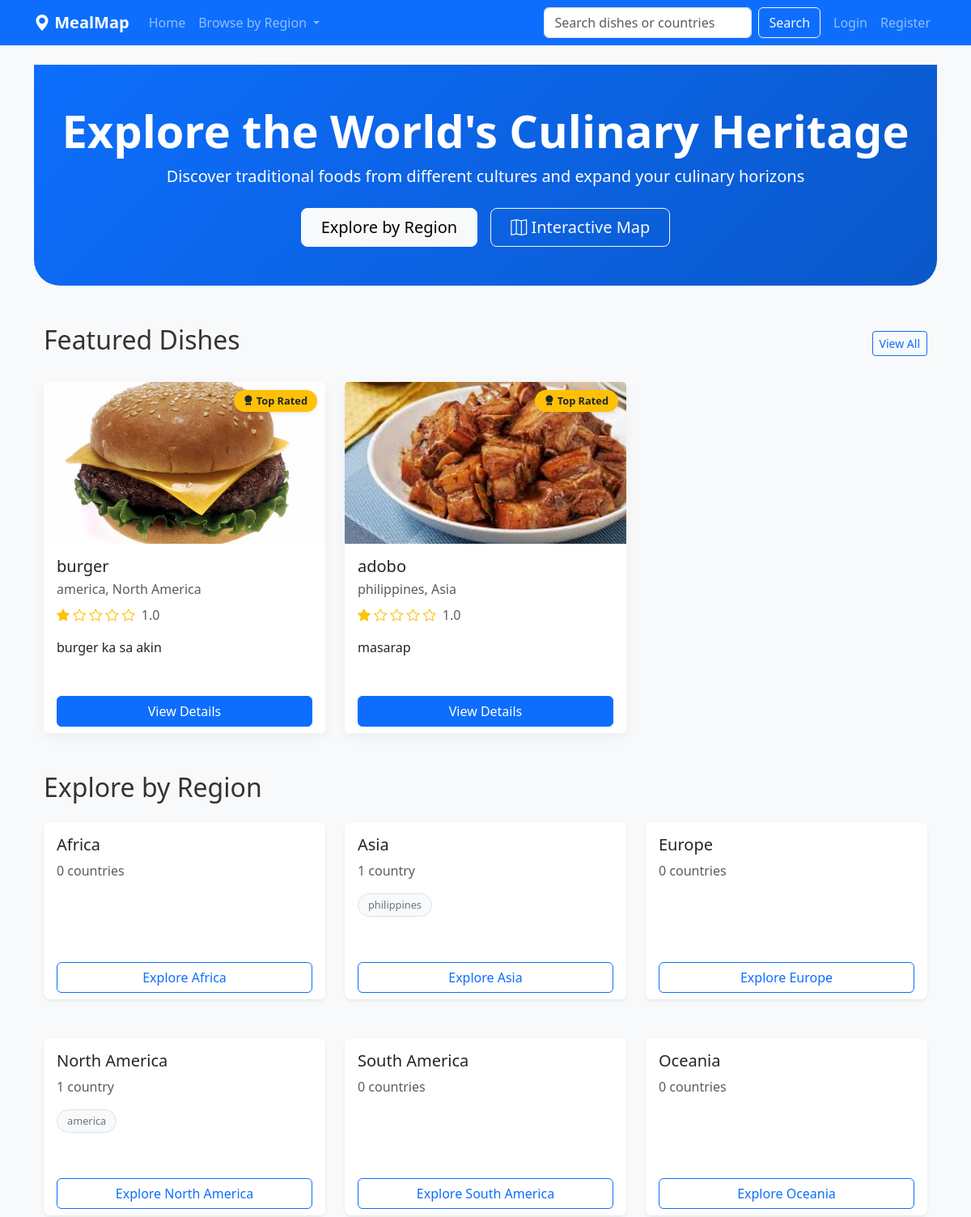
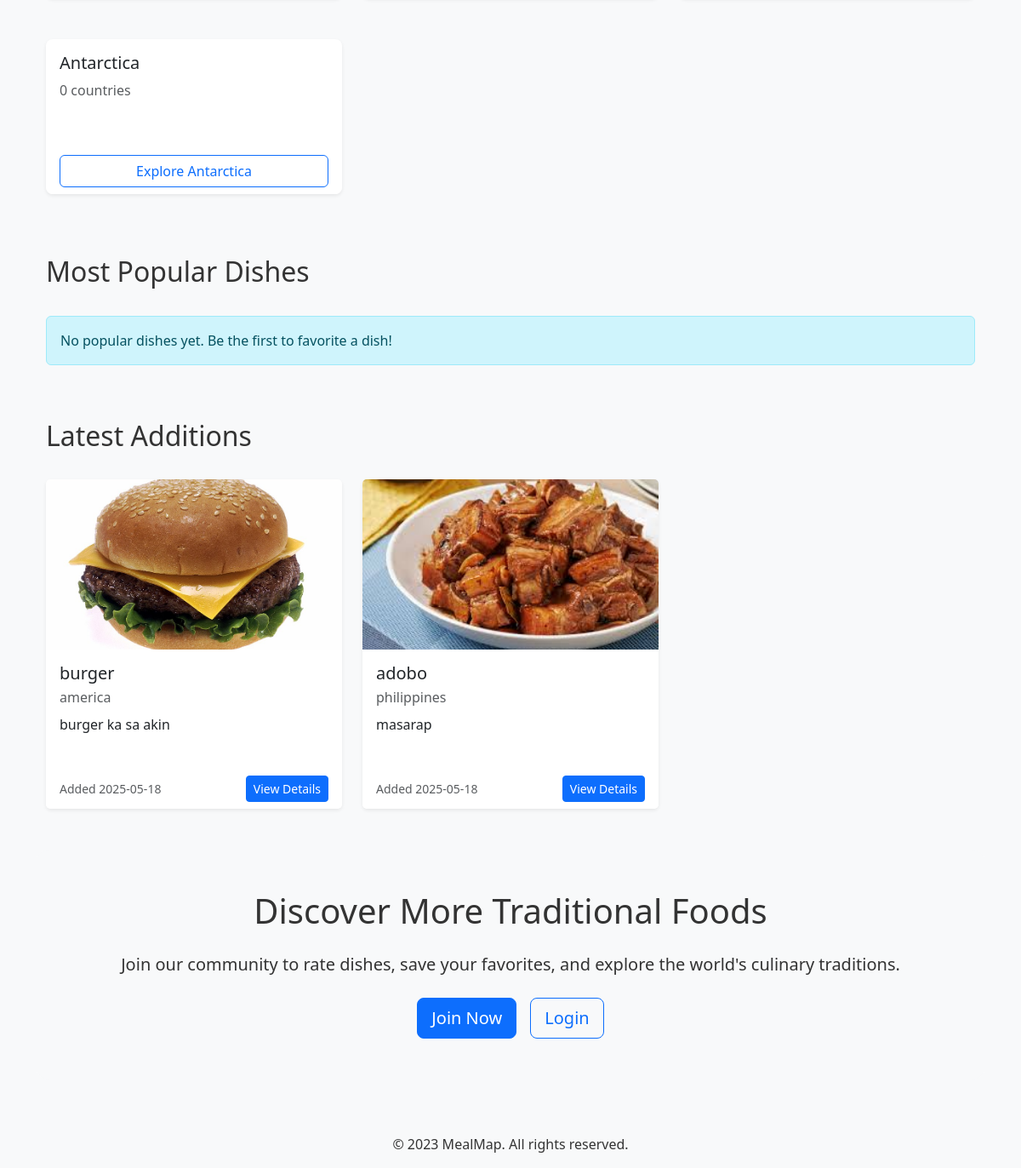
The page / on the database its author committed (2 pictures, top to bottom).
### models.py (models this page shows, shortened)
class Dish(db.Model):
    id = db.Column(db.Integer, primary_key=True)
    name = db.Column(db.String(100), nullable=False)
    description = db.Column(db.Text, nullable=False)
    country_id = db.Column(db.Integer, db.ForeignKey('country.id'), nullable=False)
    image_path = db.Column(db.String(255))
    created_at = db.Column(db.DateTime, default=db.func.current_timestamp())
    updated_at = db.Column(db.DateTime, default=db.func.current_timestamp(), onupdate=db.func.current_timestamp())
    ratings = db.relationship('Rating', backref='dish', lazy=True)
    favorites = db.relationship('Favorite', backref='dish', lazy=True)

class Country(db.Model):
    id = db.Column(db.Integer, primary_key=True)
    name = db.Column(db.String(100), unique=True, nullable=False)
    continent_id = db.Column(db.Integer, db.ForeignKey('continent.id'), nullable=False)
    dishes = db.relationship('Dish', backref='country', lazy=True)

class Continent(db.Model):
    id = db.Column(db.Integer, primary_key=True)
    name = db.Column(db.String(50), unique=True, nullable=False)
    countries = db.relationship('Country', backref='continent', lazy=True)

### routes.py (the view)
@app.route('/')
def index():
    continents = Continent.query.all()
    latest_dishes = Dish.query.order_by(Dish.created_at.desc()).limit(6).all()
    featured_dishes = db.session.query(
        Dish, db.func.avg(Rating.rating).label('avg_rating')
    ).join(Rating).group_by(Dish.id).order_by(db.desc('avg_rating')).limit(3).all()
    popular_dishes = db.session.query(
        Dish, db.func.count(Favorite.id).label('fav_count')
    ).join(Favorite).group_by(Dish.id).order_by(db.desc('fav_count')).limit(3).all()
    return render_template('index.html',
                          continents=continents,
                          latest_dishes=latest_dishes,
                          featured_dishes=featured_dishes,
                          popular_dishes=popular_dishes)

### templates/index.html (shortened to what this page needs)
{% extends 'base.html' %}
{% block content %}
<div class="hero-section py-5 mb-5 bg-primary text-white text-center">
    <div class="container">
        <h1 class="display-4 fw-bold">Explore the World's Culinary Heritage</h1>
        <p class="lead mb-4">Discover traditional foods from different cultures and expand your culinary horizons</p>
        <div class="d-flex justify-content-center gap-3">
            <a class="btn btn-light btn-lg px-4" href="#explore">Explore by Region</a>
            <a class="btn btn-outline-light btn-lg px-4" href="{{ url_for('food_map') }}">
                <i class="bi bi-map"></i> Interactive Map
            </a>
        </div>
    </div>
</div>
<section class="container mb-5">
    <div class="d-flex justify-content-between align-items-center mb-4">
        <h2 class="h2">Featured Dishes</h2>
        <div>
            <a href="{{ url_for('search') }}" class="btn btn-sm btn-outline-primary">View All</a>
        </div>
    </div>
    <div class="row g-4">
        {% if featured_dishes %}
            {% for dish_info in featured_dishes %}
                {% set dish = dish_info[0] %}
                {% set avg_rating = dish_info[1] %}
                <div class="col-md-4">
                    <div class="card h-100 featured-dish-card">
                        <div class="position-relative">
                            {% if dish.image_path %}
                                <img src="{{ url_for('static', filename=dish.image_path) }}" class="card-img-top dish-thumbnail" alt="{{ dish.name }}">
                            {% else %}
                                <div class="card-img-top dish-thumbnail-placeholder">No Image</div>
                            {% endif %}
                            <div class="featured-badge">
                                <i class="bi bi-award-fill"></i> Top Rated
                            </div>
                        </div>
                        <div class="card-body">
                            <h5 class="card-title">{{ dish.name }}</h5>
                            <p class="card-subtitle mb-2 text-muted">{{ dish.country.name }}, {{ dish.country.continent.name }}</p>
                            <div class="dish-rating mb-3">
                                <div class="text-warning">
                                    {% for i in range(5) %}
                                        {% if i < avg_rating|int %}
                                            <i class="bi bi-star-fill"></i>
                                        {% elif i < avg_rating %}
                                            <i class="bi bi-star-half"></i>
                                        {% else %}
                                            <i class="bi bi-star"></i>
                                        {% endif %}
                                    {% endfor %}
                                    <span class="ms-1 text-muted">{{ avg_rating|round(1) }}</span>
                                </div>
                            </div>
                            <p class="card-text">{{ dish.description|truncate(100) }}</p>
                        </div>
                        <div class="card-footer bg-white border-top-0">
                            <a href="{{ url_for('dish_detail', dish_id=dish.id) }}" class="btn btn-primary w-100">View Details</a>
                        </div>
                    </div>
                </div>
            {% endfor %}
        {% else %}
            <div class="col-12">
                <div class="alert alert-info">No featured dishes yet. Check back soon!</div>
            </div>
        {% endif %}
    </div>
</section>
<section id="explore" class="container mb-5">
    <h2 class="h2 mb-4">Explore by Region</h2>
    <div class="row g-4">
        {% for continent in continents %}
            <div class="col-md-4 col-lg-4 mb-4">
                <div class="card region-card h-100">
                    <div class="card-body">
                        <h3 class="card-title h5">{{ continent.name }}</h3>
                        <p class="card-text text-muted">
                            {% set country_count = continent.countries|length %}
                            {{ country_count }} {% if country_count == 1 %}country{% else %}countries{% endif %}
                        </p>
                        <div class="d-flex flex-wrap region-chips">
                            {% for country in continent.countries[:5] %}
                                <a href="{{ url_for('browse_country', country_name=country.name) }}" class="region-chip">
                                    {{ country.name }}
                                </a>
                            {% endfor %}
                        </div>
                    </div>
                    <div class="card-footer bg-white border-top-0">
                        <a href="{{ url_for('browse_continent', continent_name=continent.name) }}" class="btn btn-outline-primary w-100">
                            Explore {{ continent.name }}
                        </a>
                    </div>
                </div>
            </div>
        {% endfor %}
    </div>
</section>
<section class="container mb-5">
    <div class="d-flex justify-content-between align-items-center mb-4">
        <h2 class="h2">Most Popular Dishes</h2>
    </div>
    <div class="row g-4">
        {% if popular_dishes %}
            {% for dish_info in popular_dishes %}
                {% set dish = dish_info[0] %}
                {% set fav_count = dish_info[1] %}
                <div class="col-md-4">
                    <div class="card h-100">
                        {% if dish.image_path %}
                            <img src="{{ url_for('static', filename=dish.image_path) }}" class="card-img-top dish-thumbnail" alt="{{ dish.name }}">
                        {% else %}
                            <div class="card-img-top dish-thumbnail-placeholder">No Image</div>
                        {% endif %}
                        <div class="card-body">
                            <h5 class="card-title">{{ dish.name }}</h5>
                            <p class="card-subtitle mb-2 text-muted">{{ dish.country.name }}</p>
                            <div class="mb-3">
                                <i class="bi bi-heart-fill text-danger"></i>
                                <span class="text-muted">{{ fav_count }} people favorited this dish</span>
                            </div>
                            <p class="card-text">{{ dish.description|truncate(80) }}</p>
                        </div>
                        <div class="card-footer bg-white border-top-0">
                            <a href="{{ url_for('dish_detail', dish_id=dish.id) }}" class="btn btn-outline-primary w-100">View Details</a>
                        </div>
                    </div>
                </div>
            {% endfor %}
        {% else %}
            <div class="col-12">
                <div class="alert alert-info">No popular dishes yet. Be the first to favorite a dish!</div>
            </div>
        {% endif %}
    </div>
</section>
<section class="container mb-5">
    <div class="d-flex justify-content-between align-items-center mb-4">
        <h2 class="h2">Latest Additions</h2>
    </div>
    <div class="row row-cols-1 row-cols-md-2 row-cols-lg-3 g-4">
        {% for dish in latest_dishes %}
            <div class="col">
                <div class="card h-100">
                    {% if dish.image_path %}
                        <img src="{{ url_for('static', filename=dish.image_path) }}" class="card-img-top dish-thumbnail" alt="{{ dish.name }}">
                    {% else %}
                        <div class="card-img-top dish-thumbnail-placeholder">No Image</div>
                    {% endif %}
                    <div class="card-body">
                        <h5 class="card-title">{{ dish.name }}</h5>
                        <p class="card-subtitle text-muted mb-2">{{ dish.country.name }}</p>
                        <p class="card-text">{{ dish.description|truncate(100) }}</p>
                    </div>
                    <div class="card-footer bg-white border-top-0 d-flex justify-content-between align-items-center">
                        <small class="text-muted">Added {{ dish.created_at.strftime('%Y-%m-%d') }}</small>
                        <a href="{{ url_for('dish_detail', dish_id=dish.id) }}" class="btn btn-sm btn-primary">View Details</a>
                    </div>
                </div>
            </div>
        {% else %}
            <div class="col-12 text-center">
                <p>No dishes available yet. Check back soon!</p>
            </div>
        {% endfor %}
    </div>
</section>
<section class="container-fluid cta-section py-5 text-center mb-5">
    <div class="container">
        <h2 class="h1 mb-4">Discover More Traditional Foods</h2>
        <p class="lead mb-4">Join our community to rate dishes, save your favorites, and explore the world's culinary traditions.</p>
        <div class="d-flex justify-content-center gap-3">
            {% if current_user.is_authenticated %}
                <a href="{{ url_for('food_map') }}" class="btn btn-primary btn-lg">Explore Interactive Map</a>
            {% else %}
                <a href="{{ url_for('register') }}" class="btn btn-primary btn-lg">Join Now</a>
                <a href="{{ url_for('login') }}" class="btn btn-outline-primary btn-lg">Login</a>
            {% endif %}
        </div>
    </div>
</section>
{% endblock %}

### static/css/style.css (style rules this page uses)
body { font-family: 'Segoe UI', Tahoma, Geneva, Verdana, sans-serif; color: #333; background-color: #f8f9fa; }
.card { box-shadow: 0 0.125rem 0.25rem rgba(0, 0, 0, 0.075); border: none; margin-bottom: 1.5rem; }
.dish-thumbnail { height: 200px; object-fit: cover; }
.text-warning .bi-star-fill, .text-warning .bi-star-half { color: #ffc107; }

### templates/index.html (style rules this page uses)
.hero-section { background: linear-gradient(135deg, #0d6efd 0%, #0a58ca 100%); border-radius: 0 0 2rem 2rem; }
.featured-dish-card { transition: transform 0.3s; box-shadow: 0 5px 15px rgba(0,0,0,0.05); }
.featured-badge { position: absolute; top: 10px; right: 10px; background-color: #ffc107; color: #212529; padding: 0.25rem 0.75rem; border-radius: 2rem; font-size: 0.8rem; font-weight: bold; box-shadow: 0 2px 5px rgba(0,0,0,0.1); }
.region-card { transition: all 0.3s; border-radius: 0.5rem; overflow: hidden; }
.region-chips { gap: 0.5rem; }
.region-chip { display: inline-block; background-color: #f8f9fa; padding: 0.25rem 0.75rem; border-radius: 1rem; font-size: 0.8rem; margin-bottom: 0.5rem; border: 1px solid #dee2e6; color: #6c757d; text-decoration: none; transition: all 0.2s; }
.cta-section { background-color: #f8f9fa; border-radius: 1rem; margin-top: 2rem; margin-bottom: 2rem; }

### rows shown on the page
Dish: image_path+name (picture), name "burger", avg_rating "1.0", description "burger ka sa akin", country.name "america", created_at "2025-05-18"
Country: country.name "america", name "america"
Continent: country.continent.name "North America", name "North America", country_count "1"
Dish: image_path+name (picture), name "adobo", avg_rating "1.0", description "masarap", country.name "philippines", created_at "2025-05-18"
Country: country.name "philippines", name "philippines"
Continent: country.continent.name "Asia", name "Asia", country_count "1"
Continent: name "Africa", country_count "0", shows "countries"
Continent: name "Europe", country_count "0", shows "countries"
Continent: name "South America", country_count "0", shows "countries"
Continent: name "Oceania", country_count "0", shows "countries"
Continent: name "Antarctica", country_count "0", shows "countries"
